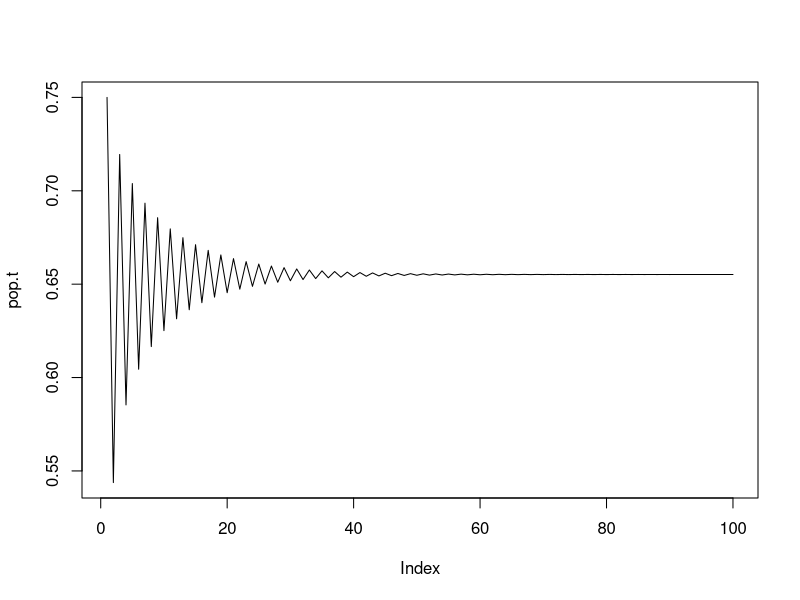

Write R code to recreate this figure.
######################
### Copyright (C) 14 Sept 2010 Christian Gunning
### 
### This is software libre: you can redistribute it and/or modify it
### under the terms of the GNU General Public License as published by
### the Free Software Foundation, either version 2 of the License, or
### (at your option) any later version.
### See http://www.gnu.org/licenses/ for more details

######################
### this is an excercise highlighting what's known as 
### "flow control", including for-loops and if-statements
### it compares explicit loops with vectorized functions
######################################
##
aa1 = 1:10
## create "empty container" to fill with loop-based multiplication
aa2 = rep(0, length=length(aa1) )

## use print statements to give feedback as source is run
print("## starting loop over aa1")
##
##  multiplication of aa1 using a loop
## for every element in aa1, do this
for ( index1 in 1:length(aa1) ) {
    ## cat is like print, but with more control
    ## objects and strings can be intermixed
    ## "\n" is the "enter" at the end of the line
    cat("#### index1 is set to ", index1, "\n")
    ## aa2 must already exist and be the proper size
    aa2[index1] = aa1[index1] *2
}

cat("## finished loop over aa1 \n\n")

## vectorized multiplication of aa1
## unlike the loop, we didn't have to "pre-define" aa3
aa3 = aa1 * 2
## test - are they equivalent?
cat('Are aa2 and aa3 indentical?', identical(aa2, aa3), ' \n\n')

####################
## Below is a example of a simple ecological model (discrete-time logistic equation)
## see http://en.wikipedia.org/wiki/Logistic_map for more details
## using a for-loop to index time
## try testing different values of pop0 and growth.rate
###################

## variables go at the top
##
growth.rate = 2.9   ## x100 = % growth rate per timestep
pop0 = 0.75          ## pop here is normalized by max pop (carrying capacity)
timesteps = 100
###
### the rest is code that uses the above variables
###
pop.t = rep(0, length=timesteps)    ## pre-create the result vector
pop.t[1] = pop0                     ## set the first timestep = pop0

for (timestep in 2:timesteps) {
    ## notice we start at timestep 2, since we need to access previous step
    lastpop = pop.t[ timestep - 1]
    pop.t[timestep] = growth.rate * lastpop * ( 1-lastpop )
    ## equivalent to "x_(n+1) = r * x_n * ( 1 - x_n)"
}
    
plot(pop.t, type='l')
